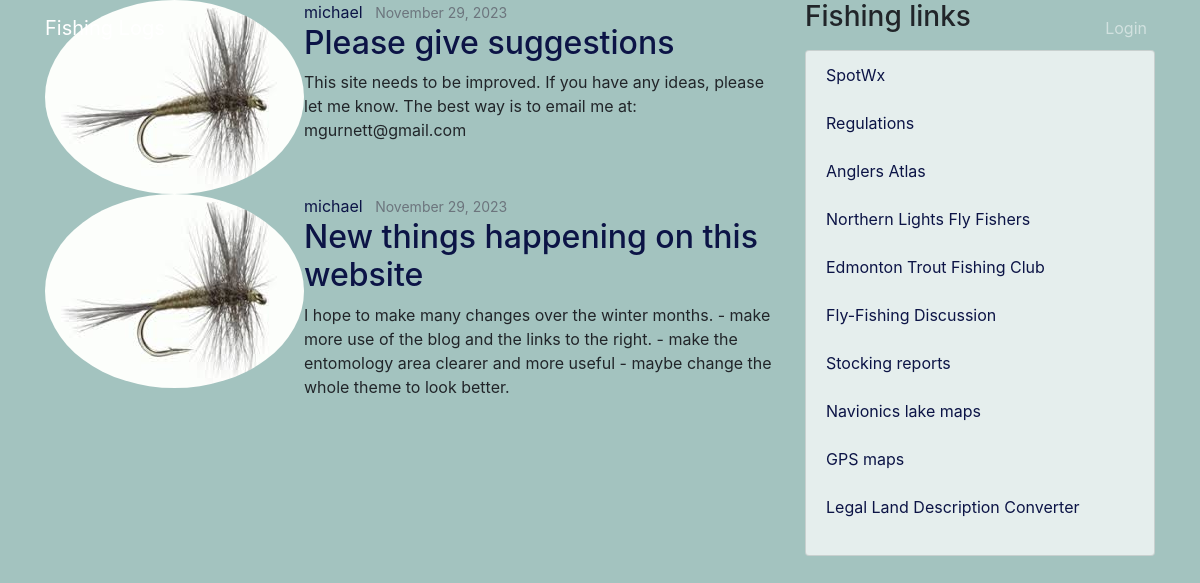
Screenshot of /blog/ with the database file from the repository.
### blog/models.py (models this page shows, shortened)
class Post(models.Model):
    title = models.CharField(max_length=100)
    content = models.TextField()
    date_posted = models.DateTimeField(default=timezone.now)
    author = models.ForeignKey(User, on_delete=models.CASCADE)

### users/models.py (models this page shows, shortened)
class Profile(models.Model):
    user = models.OneToOneField(User, on_delete=models.CASCADE)
    image = models.ImageField(default='default.jpg', upload_to='profile_pics')

### blog/views.py (the view)
# urls.py: path('', PostListView.as_view(), name='blog-home'),
class PostListView(ListView):
    model = Post
    template_name = 'blog/home.html'  # <app>/<model>_<viewtype>.html
    context_object_name = 'posts'
    ordering = ['-date_posted']
    paginate_by = 5

### blog/templates/blog/home.html (shortened to what this page needs)
{% extends "blog/base.html" %}
{% block content %}
    {% for post in posts %}
        <article class="media content-section">
          <img class="rounded-circle article-img" src="{{ post.author.profile.image.url }}">
          <div class="media-body">
            <div class="article-metadata">
              <a class="mr-2" href="{% url 'user-posts' post.author.username %}">{{ post.author }}</a>
              <small class="text-muted">{{ post.date_posted|date:"F d, Y" }}</small>
            </div>
            <h2><a class="article-title" href="{% url 'post-detail' post.id %}">{{ post.title }}</a></h2>
            <p class="article-content">{{ post.content }}</p>
          </div>
        </article>
    {% endfor %}
{% endblock content %}

### blog/templates/blog/base.html (shortened to what this page needs)
{% load static %}
<!DOCTYPE html>
<html>
<head>
    <link rel="stylesheet" href="https://maxcdn.bootstrapcdn.com/bootstrap/4.0.0/css/bootstrap.min.css">
    <link rel="stylesheet" type="text/css" href="{% static 'blog/main.css' %}">
</head>
<body>
    <header class="site-header">
      <nav class="navbar navbar-expand-md navbar-dark bg-steel fixed-top">
        <div class="container">
          <a class="navbar-brand mr-4" href="{% url 'catch_home' %}">Fishing Logs</a>
          <div class="collapse navbar-collapse" id="navbarToggle">
            <div class="navbar-nav">
              {% if user.is_authenticated %}
                <a class="nav-item nav-link" href="{% url 'post-create' %}">New Post</a>
                <a class="nav-item nav-link" href="{% url 'profile' %}">Profile</a>
                <a class="nav-item nav-link" href="{% url 'logout' %}">Logout</a>
                <a class="nav-item nav-link" href="{% url 'admin:index' %}">ADMIN</a>
              {% else %}
                <a class="nav-item nav-link" href="{% url 'login' %}">Login</a>
              {% endif %}
            </div>
          </div>
        </div>
      </nav>
    </header>
    <main role="main" class="container">
      <div class="row">
        <div class="col-md-8">
          {% block content %}{% endblock %}
        </div>
        <div class="col-md-4">
          <div class="content-section">
            <h3>Fishing links</h3>
            <p class='text-muted'>
              <ul class="list-group">
                <li class="list-group-item list-group-item-light"><a href="https://spotwx.com" target="_blank" >SpotWx</a></li>
                <li class="list-group-item list-group-item-light"><a href="https://albertaregulations.ca/fishingregs/index.html" target="_blank" >Regulations</a></li>
                <li class="list-group-item list-group-item-light"><a href="https://www.anglersatlas.com/place/387223/alberta" target="_blank" >Anglers Atlas</a></li>
                <li class="list-group-item list-group-item-light"><a href="https://www.nlft.org/" target="_blank" >Northern Lights Fly Fishers</a></li>
                <li class="list-group-item list-group-item-light"><a href="https://www.edmontontrout.ca/" target="_blank" >Edmonton Trout Fishing Club</a></li>
                <li class="list-group-item list-group-item-light"><a href="http://www.outdoorsmenforum.ca/forumdisplay.php?f=101" target="_blank" >Fly-Fishing Discussion</a></li>
                <li class="list-group-item list-group-item-light"><a href="https://open.alberta.ca/publications/fish-stocking-list" target="_blank" >Stocking reports</a></li>
                <li class="list-group-item list-group-item-light"><a href="https://webapp.navionics.com/?lang=en#boating@8&key=m%7BwiI~gbmT" target="_blank" >Navionics lake maps</a></li>
                <li class="list-group-item list-group-item-light"><a href="https://fishing-app.gpsnauticalcharts.com/i-boating-fishing-web-app/fishing-marine-charts-navigation.html?title=Cow+Lake+boating+app#10.26/53.8607/-114.2421" target="_blank" >GPS maps</a></li>
                <li class="list-group-item list-group-item-light"><a href="https://www.legallandconverter.com/" target="_blank" >Legal Land Description Converter</a></li>
                <li class="list-group-item list-group-item-light"><a href="" target="_blank" ></a></li>
              </ul>
            </p>
          </div>
        </div>
      </div>
    </main>
</body>
</html>

### rows the page displays
Post: author.profile.image (placeholder picture), author "michael", date_posted "November 29, 2023", title "Please give suggestions", content "This site needs to be improved. If you have any ideas, please let me know. The best way is to email me at: mgurnett@gmail.com"
Post: author.profile.image (placeholder picture), author "michael", date_posted "November 29, 2023", title "New things happening on this website", content "I hope to make many changes over the winter months. - make more use of the blog and the links to the right. - make the entomology area clearer and more useful - maybe change the whole theme to look better."
